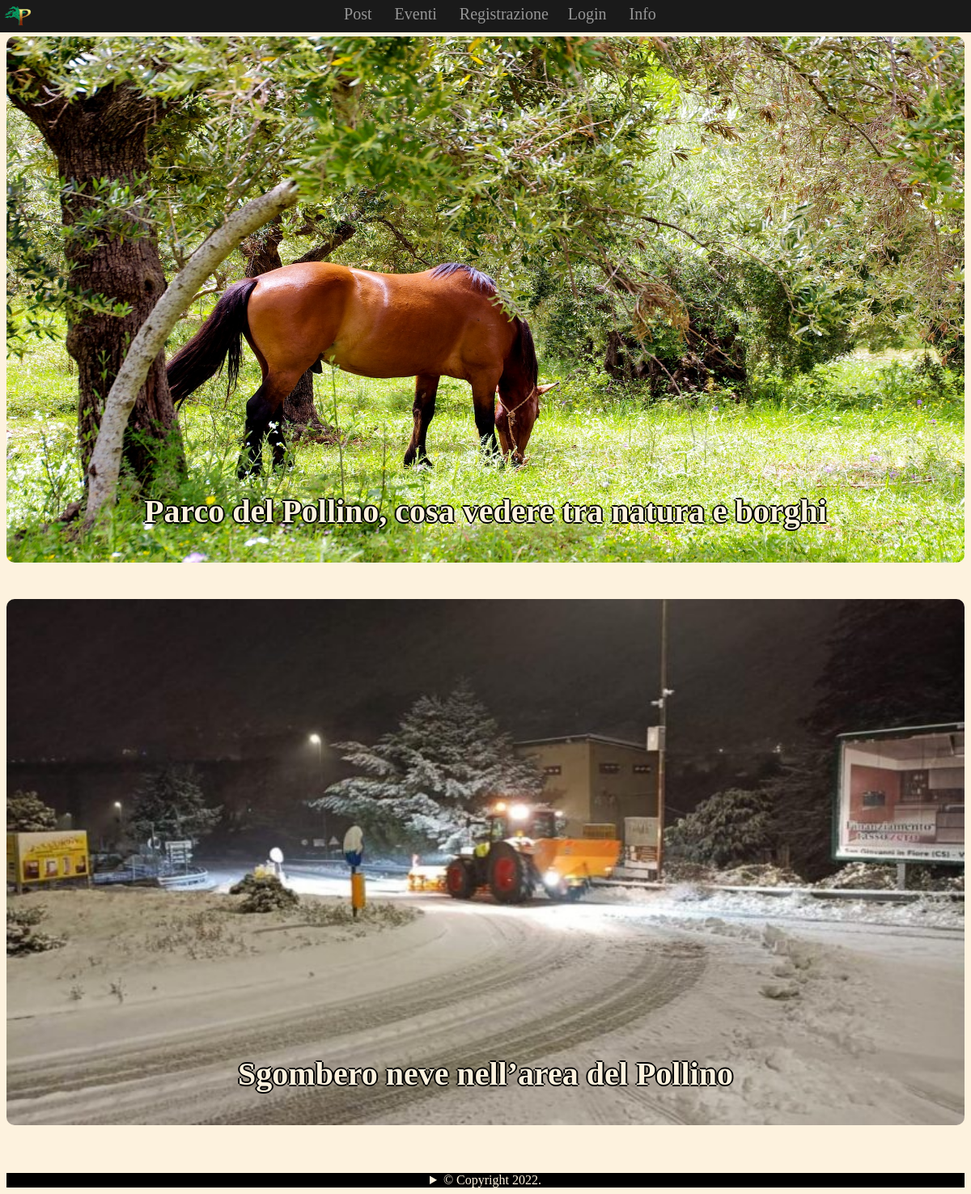
The page / on the database its author committed.
### tables this page shows
CREATE TABLE `articoli` (
  `idarticoli` int(11) NOT NULL AUTO_INCREMENT,
  `titolo` varchar(100) DEFAULT NULL,
  `testo_articolo` longtext,
  `data_articolo` datetime DEFAULT NULL,
  `scrittore` varchar(45) DEFAULT NULL,
  `img_path_articolo` varchar(100) DEFAULT NULL,
  `valido` int(11) NOT NULL DEFAULT '0',
  PRIMARY KEY (`idarticoli`)
);

### index.php (the view, shortened to what this page needs)
<!DOCTYPE html>
<html lang="it">
    <head>
        <link rel="stylesheet" href="./css/stile.css" type="text/css" media="screen">
    </head>
    <?php
        include './php/connection.php';
        $personale = "Login";
        $link = "php/login.php";
    ?>
    <body>
        <aside class="menu">
            <nav>
                <a href="./index.php"><img src="./foto/Logo_ParcoPollino2.png" alt="Logo"></a>
                <a href="./php/post.php">Post</a>
                <a href="./php/eventi.php">Eventi</a>
                <?php
                    if ($personale == "Login")
                        print('<a href="php/register.php">Registrazione</a>');
                    print('<a href="' . $link .'">' . $personale . '</a>');
                ?>
                 <a href="./html/manuale.html">Info</a>
            </nav>
        </aside>
        <?php
            $query = '
                SELECT *
                FROM articoli INNER JOIN utenti ON username = scrittore
                WHERE valido = 1
                ORDER BY data_articolo DESC
            ';
            $result = $dbCon->query($query) or trigger_error($dbCon->error."[$query]");
            $i=0;
            while ($row = $result->fetch_array())
            {
                $immagini = '';
                if($row['img_path_articolo'] != null)
                {
                    $dir = './foto/articoli/'.$row['idarticoli'].'/';
                    $handler = opendir($dir);
                    if (false !== $handler)
                    {
                        while ($fileName = readdir($handler))
                        {
                            if ($fileName != '.' && $fileName != '..')
                            {
                                $immagini = '<img src="'.$dir.$fileName.'" alt="Immagine '.$i.'" style="height:100%" class="img-slider"> ';
                            }
                        }
                    }
                }
                print('
                    <article id="articolo-'.$i.'" class="articolo"  style="margin-top: 45px;">
                        <a href="./php/visualizza_articolo.php?id-articolo='.$row['idarticoli'].'">
                            '.$immagini.'
                            </a>
                        <h1>'.$row['titolo'].'</h1>
                    </article>');
                $i++;
            }
        ?>
    <br><br><br>
    <footer>
        <details>
            <summary>&copy; Copyright 2022.</summary>
        </details>
    </footer>
    </body>
</html>

### css/stile.css (style rules this page uses)
body { background-color: rgb(253, 242, 222); font-family: Calibri; }
.menu { width: 100%; height: 40px; position: fixed; top: 0px; left: 0px; background: rgb(26, 26, 26); text-align: center; z-index: 1; }
.menu img { height: 30px; position: absolute; top: 2px; left: 2px; }
.menu a { padding: 6px 8px 6px 16px; text-decoration: none; font-size: 20px; color: rgb(150, 150, 150); display: inline-block; }
.articolo { margin-top: 5px; width: 100%; height: 650px; position: relative; overflow: hidden; text-align: center; border-radius: 10px 10px 10px 10px; }
.articolo h1 { color: rgb(253, 242, 222);; text-shadow: -2px 0 black, 0 2px black, 2px 0 black, 0 -2px black; font-size: 40px; position: relative; top: 530px; }
.articolo img { width: 100%; position: absolute; top: 0; bottom: 0; left: 0; right: 0; margin: auto; }
footer { margin-top: 5px; background-color: black; color: rgb(253, 242, 222); text-align: center; }
img.img-slider { position: absolute; margin: auto; top: 0; left: 0; right: 0; bottom: 0; }

### rows shown on the page
articoli: shows a picture, titolo "Parco del Pollino, cosa vedere tra natura e borghi"
articoli: shows a picture, titolo "Sgombero neve nell’area del Pollino"

### other values the page prints
$personale "Login"
